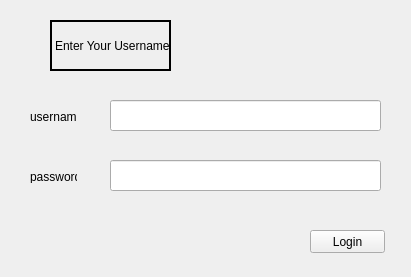
<?xml version="1.0" encoding="UTF-8"?>
<ui version="4.0">
 <class>Form</class>
 <widget class="QWidget" name="Form">
  <property name="geometry">
   <rect>
    <x>0</x>
    <y>0</y>
    <width>411</width>
    <height>277</height>
   </rect>
  </property>
  <property name="windowTitle">
   <string>Form</string>
  </property>
  <widget class="QLabel" name="label">
   <property name="geometry">
    <rect>
     <x>50</x>
     <y>20</y>
     <width>121</width>
     <height>51</height>
    </rect>
   </property>
   <property name="maximumSize">
    <size>
     <width>121</width>
     <height>16777215</height>
    </size>
   </property>
   <property name="autoFillBackground">
    <bool>false</bool>
   </property>
   <property name="styleSheet">
    <string notr="true">border:2px solid reed;
font: 22pt &quot;Impact&quot;;

</string>
   </property>
   <property name="lineWidth">
    <number>-2</number>
   </property>
   <property name="midLineWidth">
    <number>7</number>
   </property>
   <property name="text">
    <string>Enter Your Username</string>
   </property>
  </widget>
  <widget class="QLineEdit" name="lineEdit">
   <property name="geometry">
    <rect>
     <x>110</x>
     <y>100</y>
     <width>271</width>
     <height>31</height>
    </rect>
   </property>
  </widget>
  <widget class="QLineEdit" name="lineEdit_2">
   <property name="geometry">
    <rect>
     <x>110</x>
     <y>160</y>
     <width>271</width>
     <height>31</height>
    </rect>
   </property>
  </widget>
  <widget class="QPushButton" name="pushButton">
   <property name="geometry">
    <rect>
     <x>310</x>
     <y>230</y>
     <width>75</width>
     <height>23</height>
    </rect>
   </property>
   <property name="text">
    <string>Login</string>
   </property>
  </widget>
  <widget class="QLabel" name="label_2">
   <property name="geometry">
    <rect>
     <x>30</x>
     <y>170</y>
     <width>47</width>
     <height>13</height>
    </rect>
   </property>
   <property name="text">
    <string>passwordl</string>
   </property>
  </widget>
  <widget class="QLabel" name="label_3">
   <property name="geometry">
    <rect>
     <x>30</x>
     <y>110</y>
     <width>47</width>
     <height>13</height>
    </rect>
   </property>
   <property name="text">
    <string>username</string>
   </property>
  </widget>
 </widget>
 <resources/>
 <connections/>
</ui>
